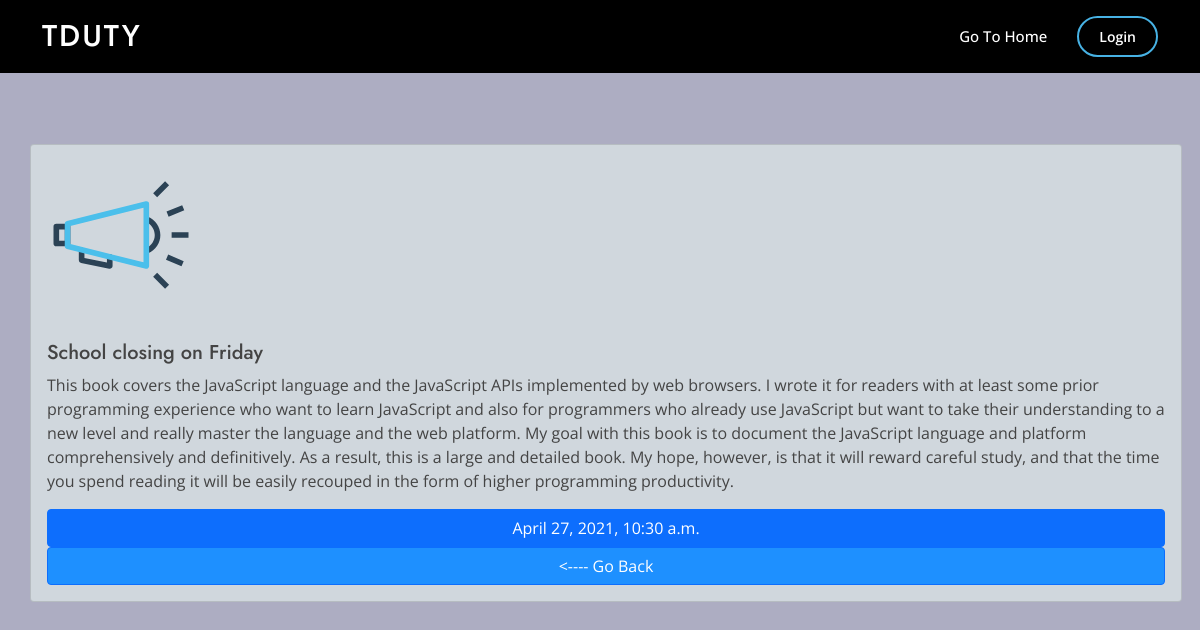
The app's page /routine/announcement/detail/11 with its own data.
### routine/models.py (models this page shows, shortened)
class Announcement(models.Model):
    subject = models.CharField(max_length=200)
    body = models.TextField()
    target_audience = models.CharField(max_length=50)
    published_date_time = models.DateTimeField(
        auto_now_add=True, editable=False)

### routine/views.py (the view)
def announcement_detail(request, id):
    announcement = get_object_or_404(Announcement, id=id)
    context = {
        'announcement': announcement
    }
    return render(request, 'routine/announcement_detail.html', context)

### templates/routine/announcement_detail.html (shortened to what this page needs)
{% extends "routine/dashboard.html" %}
{% load static %}
{% block content %}
<div class="card-box">
    <div class="card" style="width: 18rem;">
        <img src="{% static 'images/announcement-detail.svg' %}" class="card-img-top" alt="...">
        <div class="card-body">
            <h5 class="card-title">{{announcement.subject}}</h5>
            <p class="card-text">{{announcement.body}}</p>
            <a class="btn btn-primary">{{announcement.published_date_time}}</a>
            <a href="{% url 'routine:announcements' %}" class="btn btn-primary back">
                &lt;---- </__>Go Back</a>
        </div>
    </div>
</div>
{% endblock content %}

### dutyrota/static/assets/css/style.css (style rules this page uses)
body { color: #444444; font-family: "Open Sans", sans-serif; }
a { color: rgb(20, 20, 20); text-decoration: none; }
h1, h2, h3, h4, h5, h6 { font-family: "Jost", sans-serif; }

### templates/routine/announcement_detail.html (style rules this page uses)
.card { width: 95vw !important; background-color: rgb(208, 215, 221); }
.card-img-top { width: 30vw; }
.btn-primary { width: 100%; }
body { background-color: rgb(173, 173, 194); }
.back { background-color: dodgerblue; }
@media screen and (min-width: 1024px) { .card { width: 96vw !important; margin-left: 1vw; } }
@media screen and (min-width: 1024px) { .card-img-top { width: 15vw; } }
.card-box { display: flex; justify-content: center; }

### records on screen
Announcement: subject "School closing on Friday", body "This book covers the JavaScript language and the JavaScript APIs implemented by web browsers. I wrote it for readers with at least some prior programming experience who want to learn JavaScript and also for programmers who already use JavaScript but want to take their understanding to a new level and really master the language and the web platform. My goal with this book is to document the JavaScript language and platform comprehensively and definitively. As a result, this is a large and detailed book. My hope, however, is that it will reward careful study, and that the time you spend reading it will be easily recouped in the form of higher programming productivity.", published_date_time "April 27, 2021, 10:30 a.m."
